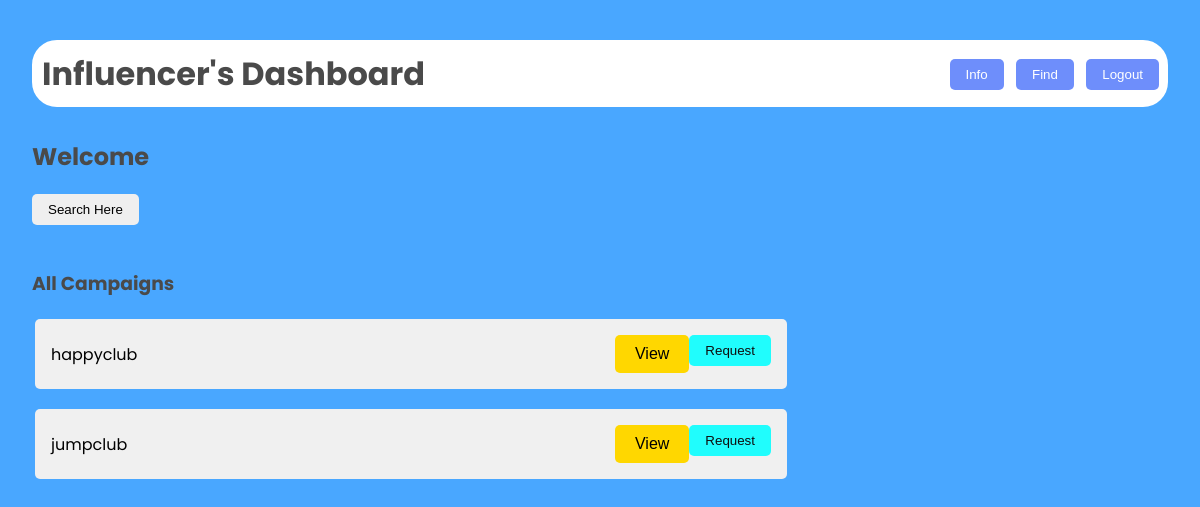
Page /ifind (signed in) on the earlier database version.
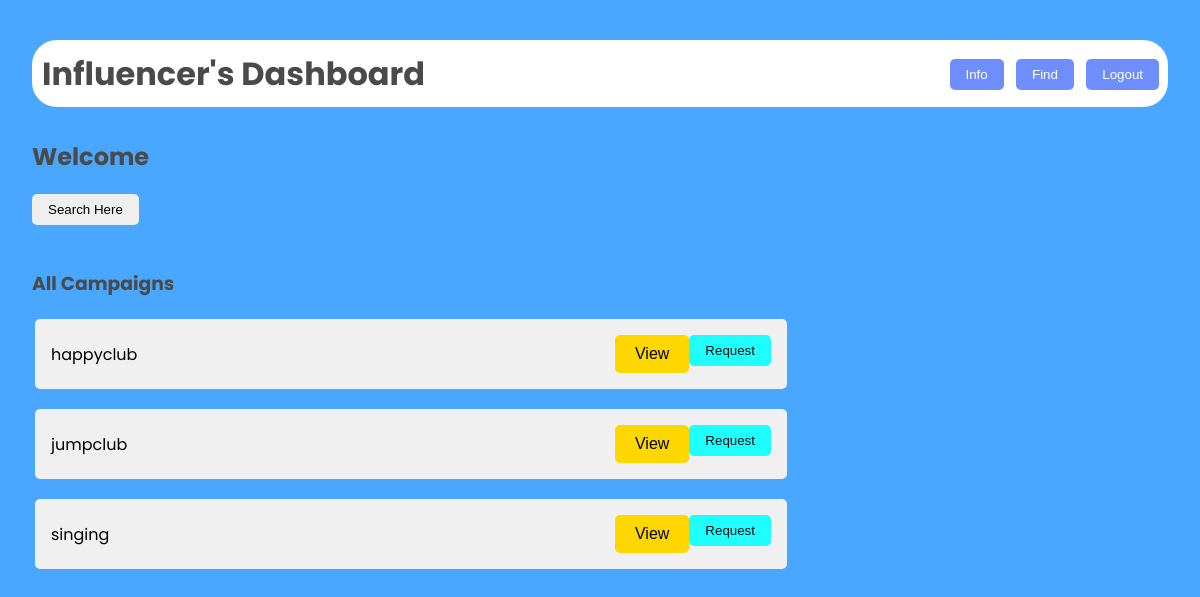
Same page on the later database version.
### models.py (models this page shows)
class Campaign(db.Model):
    __tablename__ = 'campaign'
    campaignid = db.Column(db.Integer, primary_key=True, autoincrement=True)
    sname = db.Column(db.String, db.ForeignKey('sponsor.usename'), nullable=False)
    iname = db.Column(db.String, db.ForeignKey('influencer.usename'))
    cname = db.Column(db.String, nullable=False)
    budget = db.Column(db.Integer, nullable=False)
    desc = db.Column(db.String, nullable=False)
    startdate = db.Column(db.Integer, nullable=False)
    enddate = db.Column(db.Integer, nullable=False)
    public = db.Column(db.Integer, nullable=False)
    job = db.Column(db.String, nullable=False)
    flag = db.Column(db.Integer, nullable=False, default=0 )

### main.py (the view)
@app.route('/ifind')
def ifind():
    if 'username' in session:
        user=Influencer.query.filter_by(usename=session['username']).first()
        camp=Campaign.query.filter_by(public=1,flag=0)
        return  render_template("influencer_find.html",user=user,camp=camp)
    else:
        return redirect('/')

### templates/influencer_find.html (shortened to what this page needs)
<!DOCTYPE html>
<html lang="en">
<head>
    <link rel="stylesheet" href="/static/dash.css">
</head>
<body>
    <div class="dashboard">
        <header>
            <h1>Influencer's Dashboard</h1>
            <nav>
                <a href="/imain"><button>Info</button></a>
                <a href="/ifind"><button>Find</button></a>
                <a href="/logout"><button>Logout</button></a>
            </nav>
        </header>
        <main>
            <h2>Welcome {{user.iname}}</h2>
            <div class="searchbar">
                <a href="/search_sponsor"><button class="searchbar">Search Here</button></a>
            </div>
    <br>
            <div class="viewpoint">
            <h3>All Campaigns</h3>
                <table>
                {%for c in camp %}
                    <tr>
                        <td>
                            <div class="list">
                                <span>{{c.cname}}</span>
                                <div style="display: inline-flex;">
                                    <button class="viewopen" data-popup-id="popup-camp-{{ c.campaignid }}">View</button>
                                    <form action="/request" method="post">
                                        <button class="req" type="submit" name="status" value="requested,{{user.inid}},{{c.campaignid}},i">Request</button>
                                </form>
                                </div>
                            </div>
                        </td>
                    </tr>
                {%endfor%}
                </table>
            </div>
</main>
</div>
</body>
</html>

### static/dash.css (style rules this page uses)
body { font-family: 'Poppins', sans-serif; margin: 0; padding: 0; background-color: #49a7ff; height: 100vh; display: flex; justify-content: center; align-items: center; }
.dashboard { width: 100%; height: 100vh; padding: 2rem; }
header { border: 5px solid rgb(255, 255, 255); border-radius: 25px; display: flex; justify-content: space-between; align-items: center; margin-bottom: 2rem; background-color: white; padding: 5px 4px 4px 5px; margin-top: 5vh; }
h1 { margin: 0; color: #4a4a4a; }
nav button { background-color: #6e8efb; color: white; border: none; padding: 0.5rem 1rem; margin-left: 0.5rem; border-radius: 5px; cursor: pointer; transition: all 0.3s ease; }
h2, h3 { color: #4a4a4a; }
.campaign, .flagged, .request ,.list , .requests { background-color: #f0f0f0; border-radius: 5px; padding: 1rem; margin-bottom: 1rem; display: flex; justify-content: space-between; align-items: center; transition: all 0.3s ease; width: 90vh; }
button { padding: 0.5rem 1rem; border: none; border-radius: 5px; cursor: pointer; transition: all 0.3s ease; }
.flag, .req { background-color: #07ffffe3; color: #0f0e0e; }
.campaign, .flagged, .request, .list { animation: fadeIn 0.5s ease-out forwards; }

### templates/influencer_find.html (style rules this page uses)
.viewopen { padding: 10px 20px; font-size: 16px; background-color: #ffd700; }

Differences in the rows shown:
added Campaign: cname "singing"
